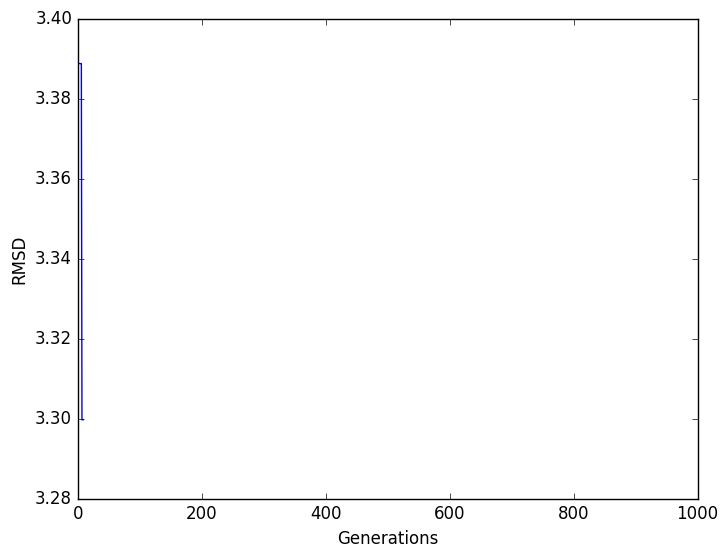

The Python source for this figure:
import os
import sys
import shutil
import numpy as np
import random
from time import time
import multiprocessing
import datetime
import math
from scipy.stats import norm
import matplotlib.pyplot as plt
from collections import defaultdict
from operator import itemgetter
import copy
import csv
from pdbReader import PDBReader
from pdbAligner import PDBAligner
from prediction import Prediction
from aminoPhiPsi import AminoPhiPsi
import rmsd

pdbPattern = "{:6s}{:5d} {:^4s}{:1s}{:3s} {:1s}{:4d}{:1s} {:8.3f}{:8.3f}{:8.3f}{:6.2f}{:6.2f}"
NHC_ATOMS = ("N", "H", "1H", "H1", "2H", "H2", "3H", "H3", "CA")
generations = []
values = []
mod = []

'''path = os.getcwd()
# get folder name from input
case = str(sys.argv[1])
if os.path.exists(path+'/'+case):
    raw_input('Folder exists! Press enter to delete it and continue')
    shutil.rmtree(path+'/'+case)
os.mkdir(path+'/'+case)
os.chdir(path+'/'+case)'''

def rotate_to( ang, atoms, aminoAcids, posAtoms ):
    #print "ang", ang
    angles = [6.28319, 3.14159, -3.14159, 3.14159, -3.14159, -3.14159, 3.14159, 3.14159, -3.14159,  6.28319]
    n_aa = len( aminoAcids )
    for i in xrange(n_aa):
        if i + min( aminoAcids) <= max(aminoAcids):
            #ROTATE PHI
            #print atoms, aminoAcids
            n_i = zip(atoms, aminoAcids).index(("N", i + min(aminoAcids)))   
            ca_i = zip(atoms, aminoAcids).index(("CA", i + min(aminoAcids)))
            current_angles = angles
            #print current_angles
            dphi = math.atan2(math.sin(ang[2*i] - current_angles[2*i]), math.cos(ang[2*i] - current_angles[2*i]))
            #print "dphi", degrees( dphi )
            n_pos = posAtoms[n_i]
            ca_pos = posAtoms[ca_i]                
            ia = 0
            for atom in zip(atoms, aminoAcids):
                if (i > 0) and (atom[1] > i + min(aminoAcids) or (atom[1] == i + min(aminoAcids) and (atom[0] not in NHC_ATOMS))): 
                    posAtoms[ia] = rotate_atom_around_bond(dphi, posAtoms[ia], n_pos, ca_pos)
                    #print(atom[0], atom[1])   
                ia += 1        
            #ROTATE PSI    
            c_i  = zip(atoms, aminoAcids).index(("C",  i + min(aminoAcids)))  
            ca_i = zip(atoms, aminoAcids).index(("CA", i + min(aminoAcids)))
            current_angles = angles
            #print current_angles
            dpsi = math.atan2(math.sin(ang[2*i+1] - current_angles[2*i+1]), math.cos(ang[2*i+1] - current_angles[2*i+1]))              
            c_pos = posAtoms[c_i] 
            ca_pos = posAtoms[ca_i]
            ia = 0
            for atom in zip(atoms, aminoAcids):
                if (i+min(aminoAcids) < max(aminoAcids)) and (atom[1] > i+min(aminoAcids) or (atom[1] == i+min(aminoAcids) and (atom[0]=="O"))): 
                    posAtoms[ia] = rotate_atom_around_bond(dpsi, posAtoms[ia], ca_pos, c_pos)
                    #print(atom[0], atom[1])          
            ia += 1
            
def normalize( v ):
    norm = np.linalg.norm( v )
    if norm == 0: 
        return v
    return v/norm  

def rotate_atom_around_bond( theta, atom_pos, bond_start, bond_end ):
    #https://en.wikipedia.org/wiki/Rodrigues%27_rotation_formula
    v = np.array( atom_pos ) - np.array( bond_start )
    k = np.array( bond_end ) - np.array( bond_start )
    k = normalize( k )
    rot_pos = v * np.cos( theta ) + ( np.cross( k, v ) ) * np.sin( theta ) + k * ( np.dot( k, v ) ) * ( 1.0 - np.cos( theta ) )
    return list( rot_pos + np.array( bond_start ) )

def calcKabschRMSD( exp, mod ):
    P = np.array( exp )
    Q = np.array( mod )
    #print rmsd.kabsch_rmsd( P, Q )
    P -= rmsd.centroid( P )
    Q -= rmsd.centroid( Q )
    result = rmsd.kabsch_rmsd( P, Q )
    #print "{:15s} {:6.2f}".format( "Kabsch RMSD:", result )
    return result

def evaluator(x,refPosAtoms, modPosAtoms):
    '''rotation = []
    for i in xrange( len( x )+2 ):
        if i == 0 or i == len( x )+1:
            rotation[i] = 0.0
        else:
            rotation[i] = x[i-1]*2*math.pi'''
    rotation = [ (2*math.pi*i)-math.pi for i in x ]
    rotation.append( 0.0 )

    rt = []
    rt.append( 0.0 )
    for i in xrange( len( rotation ) ):
        rt.append( rotation[i] )

    #print rt
    mod = copy.deepcopy( modPosAtoms )

    rotate_to( rt, prediction.modified.atoms, prediction.modified.aminoAcids, mod )

    #print mod
    f = calcKabschRMSD( refPosAtoms, mod )
    #print rt

    #print "tr", translation
    #print transformation
    '''aligner = PDBAligner()
    solution = aligner.transform( copy.deepcopy( modPosAtoms ), translation, rotation )

    f = aligner.calcRMSD( refPosAtoms, solution )
    #print "f", f

    ta = tAligner()
    f = ta.rmsd( transformation, refPosAtoms, copy.deepcopy( modPosAtoms ) )'''
    # calculate values for other responses
    res = {'x1':f,'x2':f, 'x3':f,'x4':f, 'x5':f,'x6':f,'x7':f,'x8':f,'x9':f,'x10':f }
    fitness = dict(Obj=f,**res)
    return fitness

def mp_evaluator(x,refPosAtoms, modPosAtoms):
    '''Multiprocessing evaluation'''
    # ste number of cpus
    nprocs = 4
    # create pool
    pool = multiprocessing.Pool(processes=nprocs)
    results = [pool.apply_async(evaluator,[c,refPosAtoms, modPosAtoms]) for c in x]
    pool.close()
    pool.join()
    f = [r.get()['Obj'] for r in results]
    for r in results:
        del r.get()['Obj']
    # maximization or minimization problem
    maximize = False
    return (f, [r.get() for r in results],maximize)

def initialize(ants,var):
    '''Create initial solution matrix'''
    X = np.random.uniform(low=0,high=1,size=(ants,var))
    '''for i in xrange( ants ):
        X[i][0] = 0.5;
        X[i][1] = 0.5;
        X[i][2] = 0.5;
        X[i][3] = 0;
        X[i][4] = 0;
        X[i][5] = 0;
    print "X", X'''
    return X

def init_observer(filename,matrix,parameters,responses):
    '''Initial population observer'''
    p = []
    r = []
    f = []
    res = ['{0:>10}'.format(i)[:10] for i in responses]
    par = ['{0:>10}'.format(i)[:10] for i in parameters]
    for i in range(len(matrix)):
        p.append(matrix[i][0:len(parameters)])
        r.append(matrix[i][len(parameters):-1])
        f.append(matrix[i][-1])
    r = np.array(r)
    p = np.array(p)

    for i in range(len(r)):
        r[i] = ['{0:>10}'.format(r[i][j])[:10] for j in range(len(responses))]

    for i in range(len(p)):
        p[i] = ['{0:>10}'.format(p[i][j])[:10] for j in range(len(parameters))]

    f = ['{0:>10}'.format(i)[:10] for i in f]

    iteration = 0

    filename.write('{0:>10}, {1}, {2:>10}, {3}\n'.format('Iteration',', '.join(map(str, par)),'Fitness',', '.join(map(str, res))))

    for i in range(len(matrix)):
        filename.write('{0:>10}, {1}, {2:>10}, {3}\n'.format(iteration,', '.join(map(str, p[i])),f[i],', '.join(map(str, r[i]))))

def iter_observer(filename,matrix,parameters,responses,iteration):
    '''Iterations observer'''
    p = []
    r = []
    f = []
    for i in range(len(matrix)):
        p.append(matrix[i][0:len(parameters)])
        r.append(matrix[i][len(parameters):-1])
        f.append(matrix[i][-1])
    r = np.array(r)
    p = np.array(p)

    for i in range(len(r)):
        r[i] = ['{0:>10}'.format(r[i][j])[:10] for j in range(len(responses))]

    for i in range(len(p)):
        p[i] = ['{0:>10}'.format(p[i][j])[:10] for j in range(len(parameters))]

    f = ['{0:>10}'.format(i)[:10] for i in f]

    for i in range(len(matrix)):
        filename.write('{0:>10}, {1}, {2:>10}, {3}\n'.format(iteration,', '.join(map(str, p[i])),f[i],', '.join(map(str, r[i]))))

def correct_par(filename,par):
    """Replace normalized values with real"""
    columns = defaultdict(list)
    with open(filename) as f:
        reader = csv.DictReader(f,skipinitialspace=True)
        for row in reader:
            for (k,v) in row.items():
                columns[k].append(v)
        keys = columns.keys()
        for p in par:
            if p in keys:
                col = []
                for i,k in enumerate(columns[p]):
                    k = float(k)
                    if p in par:
                        n = 10*k-5
                    col.append(n)
                columns[p] = col

    outputfile = filename

    file = open(outputfile,'w+')
    head = []
    head.append('Iteration')
    for i in par:
        head.append(i)
    head.append('Fitness')
    for i in keys:
        if i not in head:
            head.append(i)
    par = ['{0:>10}'.format(i)[:10] for i in par]
    line = ['{0:>10}'.format(l)[:10] for l in head]
    file.write('{0}\n'.format(', '.join(map(str, line))))
    for i in range(len(columns.get('Iteration'))):
        line = []
        for j in head:
            line.append(columns.get(j)[i])
        line = ['{0:>10}'.format(l)[:10] for l in line]
        file.write('{0}\n'.format(', '.join(map(str, line))))
    file.close()

def formatTD(td):
    """ Format time output for report"""
    days = td.days
    hours = td.seconds // 3600
    minutes = (td.seconds % 3600) // 60
    seconds = td.seconds % 60
    return '%s days %s h %s m %s s' % (days, hours, minutes, seconds)

def evolve(refPosAtoms, modPosAtoms,display):
    '''Executes the optimization'''
    generations = []
    values = []
    start_time = time()

    # number of variables
    parameters_v = ['psi1', 'phi2', 'psi2', 'phi3', 'psi3', 'phi4', 'psi4', 'phi5']
    response_v = ['x1','x2', 'x3', 'x4', 'x5', 'x6', 'x7', 'x8']

    # create output file
    projdir = os.getcwd()
    ind_file_name = '{0}/results.csv'.format(projdir)
    ind_file = open(ind_file_name, 'w')

    # number of variables
    nVar = len(parameters_v)
    # size of solution archive
    nSize = 200
    # number of ants
    nAnts = 150

    # parameter q
    q = 0.0001

    # standard deviation
    qk = q*nSize

    # parameter xi (like pheromone evaporation)
    xi = 0.85

    # maximum iterations
    maxiter = 1000
    # tolerance
    errormin = 0.01

    # bounds of variables
    Up = [1]*nVar
    Lo = [0]*nVar

    # initilize matrices
    S = np.zeros((nSize,nVar))
    S_f = np.zeros((nSize,1))

    plt.figure()

    # initialize the solution table with uniform random distribution and sort it
    print '-----------------------------------------'
    print 'Starting initilization of solution matrix'
    print '-----------------------------------------'

    Srand = initialize(nSize,nVar)
    #print "Inicial", Srand
    f,S_r,maximize = mp_evaluator(Srand, refPosAtoms, modPosAtoms)
    #print f

    S_responses = []

    for i in range(len(S_r)):
        S_f[i] = f[i]
        k = S_r[i]
        row = []
        for r in response_v:
            row.append(k[r])
        S_responses.append(row)

    # add responses and "fitness" column to solution
    S = np.hstack((Srand,S_responses,S_f))
    # sort according to fitness (last column)
    S = sorted(S, key=lambda row: row[-1],reverse = maximize)
    S = np.array(S)
    init_observer(ind_file,S,parameters_v,response_v)

    # initilize weight array with pdf function
    w = np.zeros((nSize))
    for i in range(nSize):
        w[i] = ( 1/( qk * math.sqrt( 2*math.pi ) ) )*math.exp( -math.pow( i, 2 )/( 2*math.pow( q, 2 )*math.pow( nSize, 2 ) ) )
        #print i, w[i]

    if display:
        x = []
        y = []
        for i in S:
            x.append(i[0])
            y.append(i[1])

        plt.scatter(x,y)
        plt.xlim(0,1)
        plt.ylim(0,1)
        plt.pause(2)
        plt.cla()

    # initialize variables
    iterations = 1
    best_par = []
    best_obj = []
    best_sol = []
    best_res = []
    worst_obj = []
    best_par.append(S[0][:nVar])
    best_obj.append(S[0][-1])
    best_sol.append(S[0][:])
    best_res.append(S[0][nVar:-1])
    worst_obj.append(S[-1][-1])

    p = w/sum(w)
    stop = 0

    # iterations
    while True:
        print '-----------------------------------------'
        print 'Iteration', iterations
        print '-----------------------------------------'
        # choose Gaussian function to compose Gaussian kernel        
        #print "w", w
        #print "p", p
        # find best and index of best
        '''max_prospect = np.amax(p)
        ix_prospect = np.argmax(p)
        selection = ix_prospect
        print "selection", selection
        for k in range( nAnts ):
            # escolhe uma solucao
            cs = np.random.random_sample()
            #print cs
            total = 0
            for z in xrange( nSize-1, -1, -1 ):
                total += p[z]
                if cs <= total:
                    sol = z
                    break
        # calculation of G_i
        # find standard deviation sigma
        sigma_s = np.zeros((nVar,1))
        sigma = np.zeros((nVar,1))
        #print "sigma", sigma
        for i in range(nVar):
            for j in range(nSize):
                sigma_s[i] += abs(S[j][i] - S[sol][i])
            sigma[i] = xi * ( sigma_s[i] / (nSize -1) )
        Stemp = np.zeros((nAnts,nVar))
        ffeval = np.zeros((nAnts,1))
        res = np.zeros((nAnts,len(response_v)))
        '''
        Stemp = np.zeros((nAnts,nVar))

        # para cada formiga
        for k in range( nAnts ):
            # escolhe uma solucao
            cs = np.random.random_sample()
            #print cs
            total = 0
            for z in xrange( nSize-1, -1, -1 ):
                total += p[z]
                if cs <= total:
                    sol = z
                    break

            #print sol

            # para cada variavel
            for i in range( nVar ):
                # calcula desvio padrao da solucao 'sol'
                sigma = 0
                for y in xrange( nSize ):
                    sigma += abs( S[y][i] - S[sol][i] )/( nSize-1 )

                #print "sigma", i, "=", sigma

                # calcula valor de 'i' com as funcoes gaussianas
                x = np.random.random_sample()
                gi = w[sol]*math.exp( -math.pow( x - S[sol][i], 2 ) / ( 2*math.pow( sigma, 2 ) ) )* (1/( sigma*math.pow( 2*math.pi, 2 ) ))

                #print gi
                #Stemp[k][i] = sigma[i] * x + S[selection][i]
                Stemp[k][i] = gi
                if Stemp[k][i] > Up[i]:
                    Stemp[k][i] = Up[i]
                elif Stemp[k][i] < Lo[i]:
                    Stemp[k][i] = Lo[i]

        # find best and index of best
        '''
        max_prospect = np.amax(p)
        ix_prospect = np.argmax(p)
        selection = ix_prospect
        #print "selection", selection
        #print "p", p
        cs = np.random.random_sample()
        #print cs
        total = 0
        for z in xrange( nSize-1, -1, -1 ):
            total += p[z]
            if cs <= total:
                sol = z
                break
        print sol
        # calculation of G_i
        # find standard deviation sigma
        sigma_s = np.zeros((nVar,1))
        sigma = np.zeros((nVar,1))
                
        for i in range(nVar):
            for j in range(nSize):
                sigma_s[i] += abs(S[j][i] - S[sol][i])
            sigma[i] = xi * ( sigma_s[i] / (nSize -1) )
        print sigma
        Stemp = np.zeros((nAnts,nVar))
        ffeval = np.zeros((nAnts,1))
        res = np.zeros((nAnts,len(response_v)))
        for k in range(nAnts):
            for i in range(nVar):
                Stemp[k][i] = sigma[i] * np.random.random_sample() + S[sol][i]
                if Stemp[k][i] > Up[i]:
                    Stemp[k][i] = Up[i]
                elif Stemp[k][i] < Lo[i]:
                    Stemp[k][i] = Lo[i]'''

        #print Stemp
        f,S_r,maximize = mp_evaluator(Stemp, refPosAtoms, modPosAtoms)
        #print f

        S_f = np.zeros((nAnts,1))
        S_responses = []

        for i in range(len(S_r)):
            S_f[i] = f[i]
            k = S_r[i]
            row = []
            for r in response_v:
                row.append(k[r])
            S_responses.append(row)

        # add responses and "fitness" column to solution
        Ssample = np.hstack((Stemp,S_responses,S_f))

        # add new solutions in the solutions table
        Solution_temp = np.vstack((S,Ssample))

        # sort according to "fitness"
        Solution_temp = sorted(Solution_temp, key=lambda row: row[-1],reverse = maximize)
        Solution_temp = np.array(Solution_temp)

        # keep best solutions
        S = Solution_temp[:nSize][:]

        #print "S", S
        # keep best after each iteration
        best_par.append(S[0][:nVar])
        best_obj.append(S[0][-1])
        best_res.append(S[0][nVar:-1])
        best_sol.append(S[0][:])
        worst_obj.append(S[-1][-1])

        #iter_observer(ind_file,S,parameters_v,response_v,iterations)

        if display:
            # plot new table
            x = []
            y = []
            for i in S:
                x.append(i[0])
                y.append(i[1])

            plt.scatter(x,y)
            plt.xlim(0,1)
            plt.ylim(0,1)
            plt.pause(2)

        '''if iterations > 1:
            diff = abs(best_obj[iterations]-best_obj[iterations-1])
            if diff <= errormin:
                stop += 1'''

        #print "Best individual:", parameters_v
        #print best_sol[0][0:len(parameters_v)]
        print "Fitness:", S[0][:][10]
        generations.append( iterations )
        values.append( S[0][:][10] )

        #print best_sol

        iterations += 1
        if iterations > maxiter or stop > 5:
            break
        else:
            if display:
                plt.cla()

    ind_file.close()

    total_time_s = time() - start_time
    total_time = datetime.timedelta(seconds=total_time_s)
    total_time = formatTD(total_time)

    # fix varibales values in output file
    correct_par(ind_file_name,parameters_v)

    best_sol = sorted(best_sol, key=lambda row: row[-1],reverse = maximize)

    print "Best individual:", parameters_v
    print best_sol[0][0:len(parameters_v)]
    print "Fitness:"
    print best_sol[0][-1]
    print "Responses:", response_v
    print best_sol[0][len(parameters_v):-1]

    print generations
    print values

    plt.plot( values )
    #plt.title('RMSD over iterations: ' + reference_file.replace(".pdb", "-F"))
    plt.xlabel('Generations')
    plt.ylabel('RMSD')
    plt.xlim( 0, 1000 )
    fig = plt.gcf()
    #fig.set_size_inches(10, 10)
    fig.savefig( 'acor.png', dpi=100, bbox_inches='tight')

    rotation = [ (2*math.pi*i)-math.pi for i in best_sol[0][0:len(parameters_v)] ]
    rotation.append( 0.0 )

    rt = []
    rt.append( 0.0 )
    for i in xrange( len( rotation ) ):
        rt.append( rotation[i] )

    #print rt
    mod = copy.deepcopy( modPosAtoms )

    rotate_to( rt, prediction.modified.atoms, prediction.modified.aminoAcids, mod )

    pdbNew = open( "1PLX-F.pdb", "w" )
    countTotal = 1
    acid = 0
    aa = None
    for z in range( 0, len( prediction.modified.atoms ) ):
        if prediction.modified.aminoAcids[z] != aa:
            aa = prediction.modified.aminoAcids[z]
            acid += 1
        pdbNew.write( pdbPattern.format( "ATOM", countTotal, str( prediction.modified.atoms[z] ), " ", str( prediction.modified.aAcids[z] ), " ", \
                      acid, " ", float( mod[z][0] ), float( mod[z][1] ), float( mod[z][2] ), float( 1.00 ), float( 0.0 ) ) + "\n" )

        #print prediction.mod
        '''print self.pdbPattern.format( "ATOM", countTotal, prediction.modified.atoms[z], " ", prediction.modified.aminoAcids[z], \
             " ", acid, " ", mod[z][0], mod[z][1], mod[z][2], float( 1.00 ), float( 0.0 ) )'''
        #print countTotal, prediction.modified.atoms[z], acid
        countTotal += 1

    pdbNew.write( "TER\n" )
    pdbNew.close()

# Executes optimization run.
# If display = True plots ants in 2D design space
#os.chdir( "../files" )
'''refPdb = PDBReader( "files/1PLX.pdb" )
modPdb = PDBReader( "1PLX-P.pdb" )

oldRef = refPdb.posAtoms
oldMod = modPdb.posAtoms

modPdb.adjustAtoms( refPdb.atoms, refPdb.aminoAcids )

refPdb.calcBackbonePos()
modPdb.calcBackbonePos()
refPdb.calcCaPos()
modPdb.calcCaPos()'''
prediction = Prediction()
evolve( prediction.experimental.posAtoms, prediction.modified.posAtoms, display = False )
'''aligner = PDBAligner()
print aligner.transform( [[1,2,3],[4,5,6]], [0,0,0], [0,0,0] )'''
aminoPhiPsi = AminoPhiPsi( "1PLX-F.pdb" )
print aminoPhiPsi.get_angles()
print aminoPhiPsi.get_omegas()

experimental = PDBReader( "files/1PLX.pdb" )
modified = PDBReader( "1PLX-F.pdb" )

modified.adjustAtoms( experimental.atoms, experimental.aminoAcids )
experimental.adjustAtoms( modified.atoms, modified.aminoAcids )

experimental.calcBackbonePos()
modified.calcBackbonePos()
experimental.calcCaPos()
modified.calcCaPos()

P = np.array( experimental.posAtoms )
Q = np.array( modified.posAtoms )
#print rmsd.kabsch_rmsd( P, Q )
P -= rmsd.centroid( P )
Q -= rmsd.centroid( Q )
print "{:15s} {:6.2f}".format( "Kabsch RMSD:", rmsd.kabsch_rmsd( P, Q ) )

P = np.array( experimental.backbone )
Q = np.array( modified.backbone )
#print rmsd.kabsch_rmsd( P, Q )
P -= rmsd.centroid( P )
Q -= rmsd.centroid( Q )
print "{:15s} {:6.2f}".format( "Kabsch RMSD:", rmsd.kabsch_rmsd( P, Q ) )

P = np.array( experimental.alpha )
Q = np.array( modified.alpha )
#print rmsd.kabsch_rmsd( P, Q )
P -= rmsd.centroid( P )
Q -= rmsd.centroid( Q )
print "{:15s} {:6.2f}".format( "Kabsch RMSD:", rmsd.kabsch_rmsd( P, Q ) )